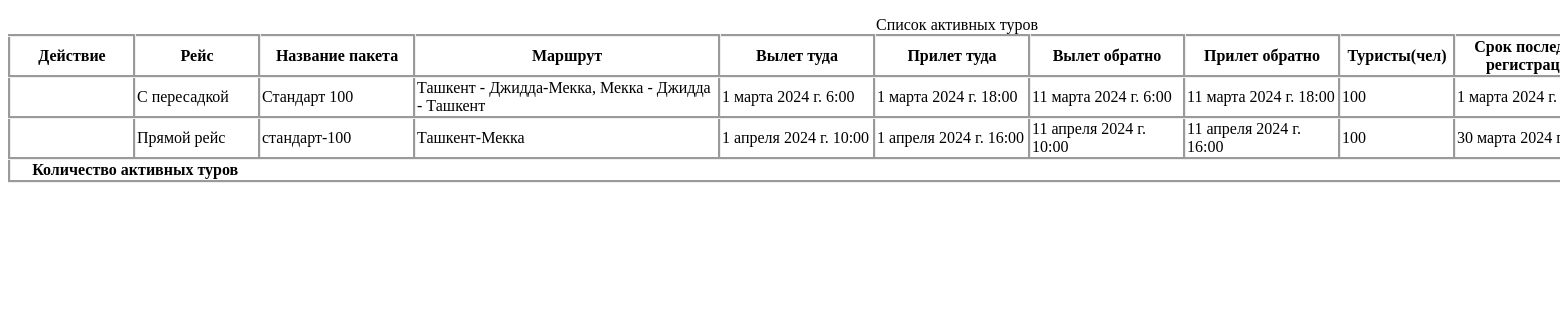
Screenshot of /active_tours/ with the database file from the repository.
### firstapp/models.py (models this page shows)
class Tours (models.Model):
    FlightType = models.CharField(max_length=200)                                # Направление рейса
    PaketName = models.CharField(max_length=200)                                 # Название пакета
    TourRoute = models.CharField(max_length=200)                                 # Маршрут
    DepartureFromOrigin = models.DateTimeField(auto_now=False, blank=True)       # --> Дата вылета туда
    TransitToArrival = models.DateTimeField(null=True, blank=True, default=None)     # --> Транзит туда - прилет
    TransitToDeparture = models.DateTimeField(null=True, blank=True, default=None)   # --> Транзит туда - вылет
    ArrivalDestination = models.DateTimeField(auto_now=False, blank=True)        # --> Дата прилета туда
    WaitingTimeTo = models.CharField(max_length=50)                              # --> Ожидание транзит - туда
    DepartureFromDestination = models.DateTimeField(auto_now=False, blank=True)  # <-- Дата вылета обратно
    TransitFromArrival = models.DateTimeField(null=True, blank=True, default=None)   # <-- Транзит обратно - прилет
    TransitFromDeparture = models.DateTimeField(null=True, blank=True, default=None) # <-- Транзит обратно - вылет
    ArrivalOrigin = models.DateTimeField(auto_now=False, blank=True)             # <-- Дата прилета обратно
    WaitingTimeFrom = models.CharField(max_length=50)                            # <-- Ожидание транзит - обратно
    TouristQuantity = models.SmallIntegerField()                                 # Количество туристов
    HotelMekka = models.CharField(max_length=200)                                # Отель в Мекке
    HotelMekkaIn = models.DateTimeField(auto_now=False, blank=True)              # Заезд в отель в Мекке
    HotelMekkaOut = models.DateTimeField(auto_now=False, blank=True)             # Выезд из отеля в Мекке
    HotelMedina = models.CharField(max_length=200)                               # Отель в Медина
    HotelMedinaIn = models.DateTimeField(auto_now=False, blank=True)             # Заезд в отель в Медина
    HotelMedinaOut = models.DateTimeField(auto_now=False, blank=True)            # Выезд из отеля в Медина
    FoodChoose = models.CharField(max_length=200)                                # Выбор питания
    GidChoose = models.CharField(max_length=200)                                 # Выбор гида
    TransferChoose = models.CharField(max_length=200)                            # Выбор трансфера
    TourDeadline = models.DateTimeField(auto_now=False, blank=True)              # Срок последней регистрации
    FlightTicketPrice = models.CharField(max_length=200)                         # Цена авиабилета
    TouristVisaPrice = models.CharField(max_length=200)                          # Цена визы туриста
    MekkaHotelPrice = models.CharField(max_length=200)                           # Цена отеля в Мекке
    MedinaHotelPrice = models.CharField(max_length=200)                          # Цена отеля в Медина
    TourFoodPrice = models.CharField(max_length=200)                             # Питание
    TransferPrice = models.CharField(max_length=200)                             # Трансфер
    HadjKitPrice = models.CharField(max_length=200)                              # Хадж набор
    GidPrice = models.CharField(max_length=200)                                  # Гид
    Comission = models.CharField(max_length=200)                                 # Комиссия
    TourDiscount = models.CharField(max_length=200)                              # Скидка
    TourSummary = models.CharField(max_length=200)                               # Итого тура
    TourCreateDate = models.DateTimeField(auto_now=False, blank=True)            # Дата создания тура

### firstapp/views.py (the view)
# urls.py: path('active_tours/', views.ActiveTours),
def ActiveTours(request):
    tours = Tours.objects.values()
    return render(request, 'active_tours.html', context={'tour_data': tours})

### firstapp/templates/active_tours.html (shortened to what this page needs)
<!DOCTYPE html>
{% load static %}
<html lang="en">
<head>
    <link rel="stylesheet" type="text/css" href="{% static 'css/active_tours.css' %}">
    <link rel="stylesheet" type="text/css" href="{% static 'css/settings.css' %}">
</head>
<body>
<div>
    <table class="tour_table">
         <caption>
             Список активных туров
         </caption>
        <thead>
        <tr>
            <th style="width: 120px;" class="tour_list">Действие</th>
            <th style="width: 120px;" class="tour_list">Рейс</th>
            <th style="width: 150px;" class="tour_list">Название пакета</th>
            <th style="width: 300px;" class="tour_list">Маршрут</th>
            <th style="width: 150px;" class="tour_list">Вылет туда</th>
            <th style="width: 150px;" class="tour_list">Прилет туда</th>
            <th style="width: 150px;" class="tour_list">Вылет обратно</th>
            <th style="width: 150px;" class="tour_list">Прилет обратно</th>
            <th style="width: 110px;" class="tour_list">Туристы(чел)</th>
            <th style="width: 150px;" class="tour_list">Срок последней регистрации</th>
        </tr>
        </thead>
        <tbody id="active_tours">
        {% for i in tour_data %}
        <tr>
            <td class="tour_list"> </td>
            <td class="tour_list"> {{i.FlightType}}</td>
            <td class="tour_list"> {{i.PaketName}}</td>
            <td class="tour_list"> {{i.TourRoute}}</td>
            <td class="tour_list"> {{i.DepartureFromOrigin}}</td>
            <td class="tour_list"> {{i.ArrivalDestination}}</td>
            <td class="tour_list"> {{i.DepartureFromDestination}}</td>
            <td class="tour_list"> {{i.ArrivalOrigin}}</td>
            <td class="tour_list"> {{i.TouristQuantity}}</td>
            <td class="tour_list"> {{i.TourDeadline}}</td>
            {% endfor %}
        </tbody>
        <tfoot>
    <tr>
      <th scope="row" colspan="2">Количество активных туров</th>
      <td colspan="2"> {{len}} </td>
    </tr>
  </tfoot>
    </table>
</div>
</body>
</html>

### static/css/active_tours.css (style rules this page uses)
.tour_table { table-layout: fixed; width: 100%; border-collapse: collapse; border: 3px groove; cursor: default; }
.tour_list { border: groove 3px; }

### rows the page displays
Tours: FlightType "C пересадкой", PaketName "Стандарт 100", TourRoute "Ташкент - Джидда-Мекка, Мекка - Джидда - Ташкент", DepartureFromOrigin "1 марта 2024 г. 6:00", ArrivalDestination "1 марта 2024 г. 18:00", DepartureFromDestination "11 марта 2024 г. 6:00", ArrivalOrigin "11 марта 2024 г. 18:00", TouristQuantity "100", TourDeadline "1 марта 2024 г.…"
Tours: FlightType "Прямой рейс", PaketName "стандарт-100", TourRoute "Ташкент-Мекка", DepartureFromOrigin "1 апреля 2024 г. 10:00", ArrivalDestination "1 апреля 2024 г. 16:00", DepartureFromDestination "11 апреля 2024 г. 10:00", ArrivalOrigin "11 апреля 2024 г. 16:00", TouristQuantity "100", TourDeadline "30 марта 2024…"
